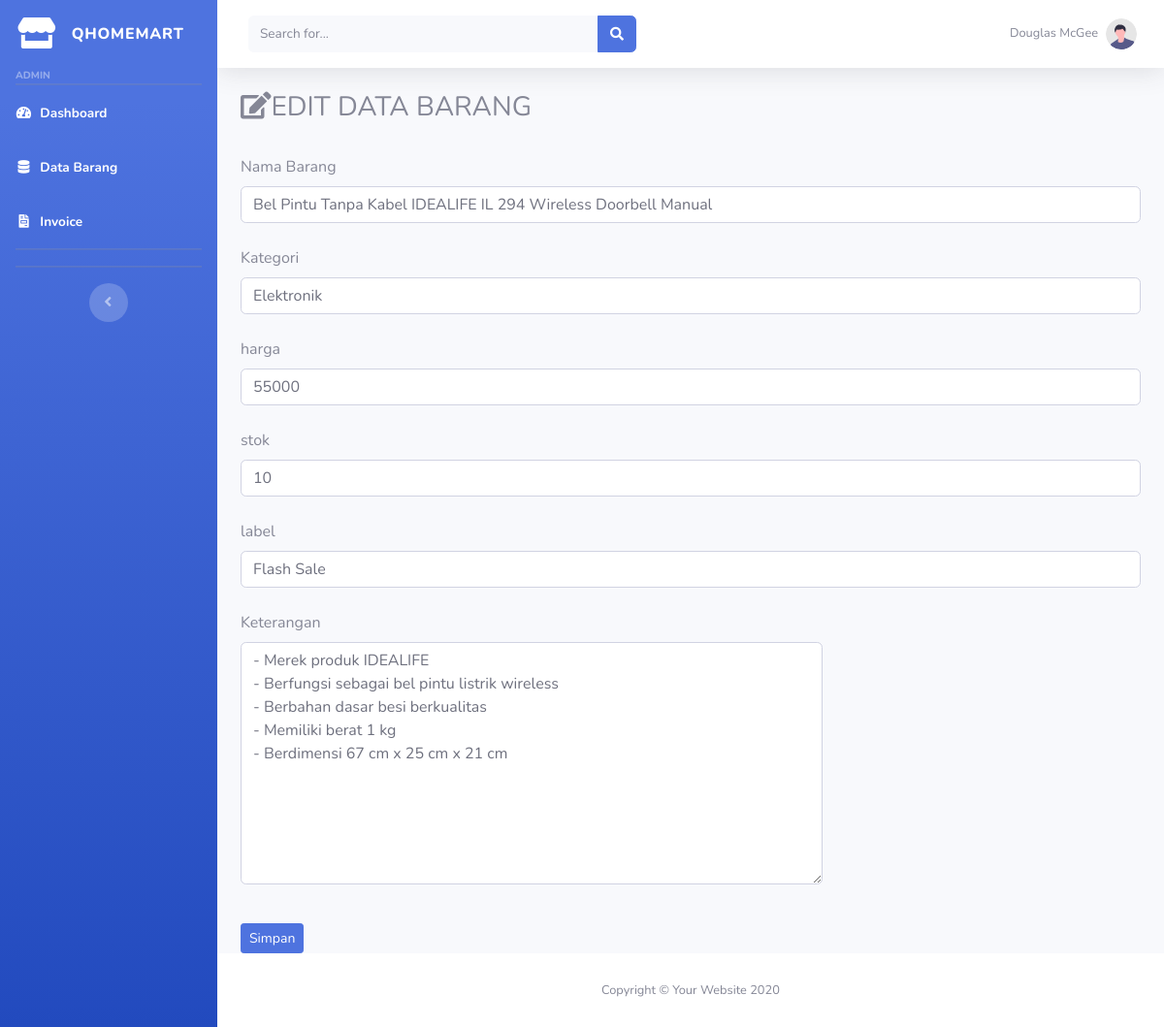
The app's page /index.php/admin/Databarang/edit/1 with its own data.
### tables this page shows
CREATE TABLE `tb_barang` (
  `id_brg` int(11) NOT NULL,
  `nama_brg` varchar(120) NOT NULL,
  `keterangan` text NOT NULL,
  `kategori` varchar(60) NOT NULL,
  `harga` int(11) NOT NULL,
  `stok` int(4) NOT NULL,
  `gambar` text NOT NULL,
  `label` text NOT NULL
);

### application/controllers/admin/Databarang.php (called while the page is built, shortened)
<?php
class Databarang extends CI_Controller
{
	public function edit($id){
		$where= array('id_brg' =>$id);
		$data['barang'] = $this->model_barang->edit_barang($where, 'tb_barang')->result();
		$this->load->view('admin/edit_barang', $data);
	}
}
?>

### index.php (called while the page is built, shortened)
<?php
require_once BASEPATH.'core/CodeIgniter.php';

### application/models/model_barang.php (called while the page is built, shortened)
<?php
class model_barang extends CI_Model
{
	public function edit_barang($where,$table){
		return $this->db->get_where($table,$where);
	}
}
?>

### application/views/admin/edit_barang.php (the view, shortened to what this page needs)
<body id="page-top">
    <div id="wrapper">
        <div id="content-wrapper" class="d-flex flex-column">
            <div id="content">
            <div class="container-fluid">
                <h3><i class="fas fa-edit"></i>EDIT DATA BARANG</h3><br>
                <?php foreach($barang as $brg): ?>
                    <form method="post" action="<?php echo base_url().'admin/Databarang/update' ?>" class="user">
                        <div class="for-group">
                            <label>Nama Barang</label>
                            <input type="text" name="nama_brg" class="form-control" value="<?php echo $brg->nama_brg?>">
                        </div> <br>
                        <div class="for-group">
                            <label>Kategori</label>
                            <input type="text" name="kategori" class="form-control" value="<?php echo $brg->kategori?>">
                        </div><br>
                        <div class="for-group">
                            <label>harga</label>
                            <input type="text" name="harga" class="form-control" value="<?php echo $brg->harga?>">
                        </div><br>
                        <div class="for-group">
                            <label>stok</label>
                            <input type="text" name="stok" class="form-control" value="<?php echo $brg->stok?>">
                        </div><br>
                        <div class="for-group">
                            <label>label</label>
                            <input type="text" name="label" class="form-control" value="<?php echo $brg->label?>">
                        </div><br>
                        <div class="for-group">
                            <label>Keterangan</label>
                            <textarea type="text" style="width:600px; height:250px" name="keterangan" class="form-control"><?php echo $brg->keterangan?></textarea><br>
                        </div>
                        <button type="submit" class="btn btn-primary btn-sm mt-3">Simpan</button>
                    </form>
                <?php endforeach; ?>
            </div>
            </div>
        </div>
    </div>
</body>
</html>

### records on screen
tb_barang: nama_brg "Bel Pintu Tanpa Kabel IDEALIFE IL 294 Wireless Doorbell Manual", kategori "Elektronik", harga "55000", stok "10", label "Flash Sale", keterangan "- Merek produk IDEALIFE - Berfungsi sebagai bel pintu listrik wireless - Berbahan dasar besi berkualitas - Memiliki berat 1 kg - Berdimensi 67 cm x 25 cm x 21 cm"
